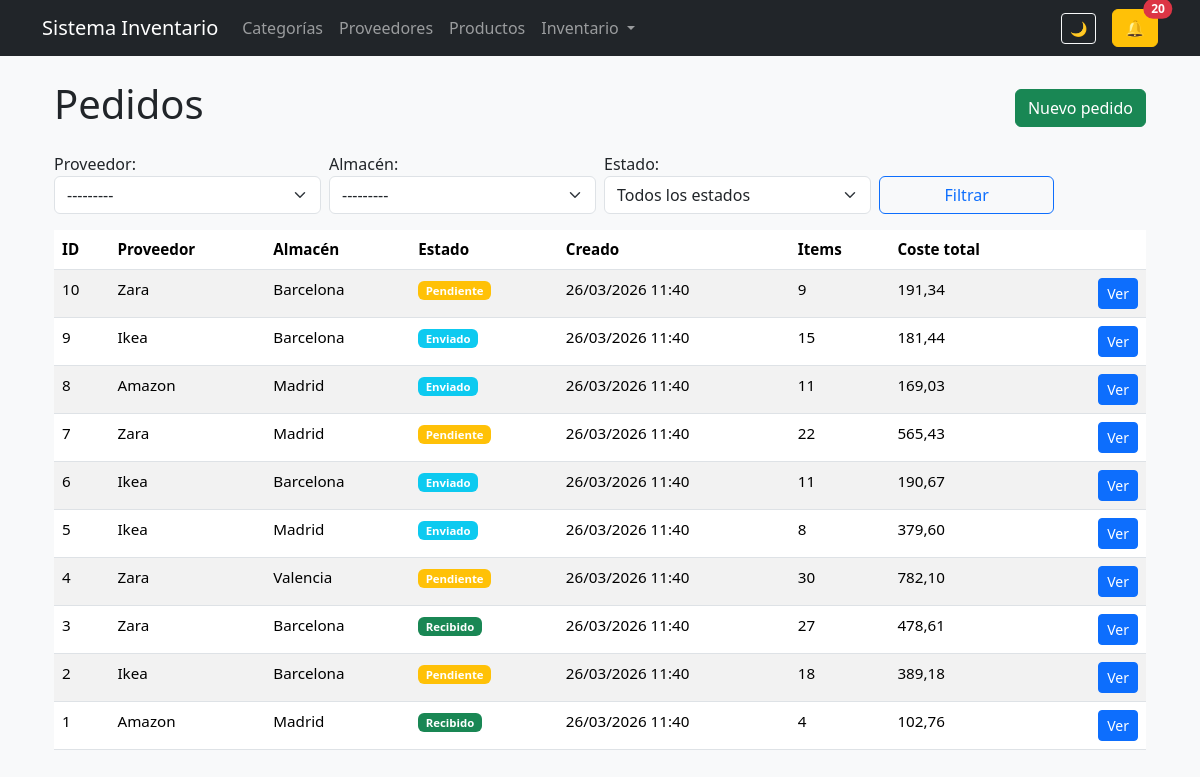
/inventory/orders/, run on the app's committed database.
### inventory/models/orders.py (models this page shows, shortened)
class Order(models.Model):
    STATUS_CHOICES = (
        ("pending", "Pendiente"),
        ("sent", "Enviado"),
        ("received", "Recibido"),
        ("cancelled", "Cancelado"),
        ("partially_received", "Parcialmente recibido"),
        ("backordered", "Backorder"),
    )
    supplier = models.ForeignKey(
        Supplier,
        on_delete=models.SET_NULL,
        null=True,
        related_name="orders",
    )
    location = models.ForeignKey(
        Location,
        on_delete=models.SET_NULL,
        null=True,
        related_name="orders",
    )
    status = models.CharField(max_length=20, choices=STATUS_CHOICES, default="pending")
    created_at = models.DateTimeField(auto_now_add=True)
    sent_at = models.DateTimeField(null=True, blank=True)
    received_at = models.DateTimeField(null=True, blank=True)
    estimated_arrival = models.DateField(null=True, blank=True)
    class Meta:
        ordering = ["-created_at"]
        verbose_name = "Order"
        verbose_name_plural = "Orders"
    @property
    def total_items(self):
        return sum(item.quantity for item in self.items.all())
    @property
    def total_cost(self):
        return sum(item.total_cost for item in self.items.all())

class OrderItem(models.Model):
    order = models.ForeignKey(
        Order,
        on_delete=models.CASCADE,
        related_name="items",
    )
    product = models.ForeignKey(
        Product,
        on_delete=models.SET_NULL,
        null=True,
        related_name="order_items",
    )
    quantity = models.PositiveIntegerField()
    cost_price = models.DecimalField(max_digits=10, decimal_places=2)
    class Meta:
        verbose_name = "Order Item"
        verbose_name_plural = "Order Items"
    @property
    def total_cost(self):
        return self.quantity * self.cost_price

### suppliers/models.py (models this page shows)
class Supplier(models.Model):
    name = models.CharField(max_length=150, db_index=True)
    contact_name = models.CharField(max_length=100, blank=True)
    email = models.EmailField(blank=True)
    phone = models.CharField(max_length=20, blank=True)
    address = models.TextField(blank=True)
    lead_time_days = models.PositiveIntegerField(default=0)
    default_order_quantity = models.PositiveIntegerField(default=0, blank=True)
    class Meta:
        ordering = ['name']
        verbose_name = "Supplier"
        verbose_name_plural = "Suppliers"
    def __str__(self):
        return self.name

### inventory/models/locations.py (models this page shows)
class Location(models.Model):
    name = models.CharField(max_length=150, unique=True)
    address = models.TextField(blank=True)
    is_active = models.BooleanField(default=True)
    class Meta:
        ordering = ["name"]
        verbose_name = "Location"
        verbose_name_plural = "Locations"
    def __str__(self):
        return self.name

### inventory/views/orders.py (the view, shortened to what this page needs)
def order_list(request):
    view = ListViewMixin()
    qs = Order.objects.select_related("supplier", "location").all()
    filter_form = OrderFilterForm(request.GET or None)
    page_obj = view.paginate_queryset(request, qs)
    context = {
        "orders": page_obj,
        "page_obj": page_obj,
        "filter_form": filter_form,
    }
    if view.is_htmx(request):
        return render(request, "inventory/orders/partials/table.html", context)
    return render(request, "inventory/orders/list.html", context)

### inventory/forms/orders.py
class OrderFilterForm(forms.Form):
    supplier = forms.ModelChoiceField(
        queryset=Supplier.objects.all(),
        required=False,
        widget=forms.Select(attrs={"class": "form-select select2"}),
        label="Proveedor",
    )
    location = forms.ModelChoiceField(
        queryset=Location.objects.all(),
        required=False,
        widget=forms.Select(attrs={"class": "form-select select2"}),
        label="Almacén",
    )
    status = forms.ChoiceField(
        required=False,
        choices=[("", "Todos los estados")] + list(Order.STATUS_CHOICES),
        widget=forms.Select(attrs={"class": "form-select"}),
        label="Estado",
    )

### inventory/utils/listing.py (called while the page is built)
    def paginate_queryset(self, request, queryset):
        paginator = Paginator(queryset, self.paginate_by)
        page_number = request.GET.get("page")
        page_obj = paginator.get_page(page_number)
        return page_obj

    def is_htmx(self, request):
        return request.headers.get("HX-Request")

### notifications/context_processors.py (called while the page is built)
def notifications_unread(request):
    return {
        "notifications_unread": Notification.objects.filter(seen=False).count()
    }

### inventory/templates/inventory/orders/list.html
{% extends "base.html" %}
{% block content %}
<div class="container mt-4">
    <div class="d-flex justify-content-between align-items-center mb-3">
        <h1>Pedidos</h1>
        <a href="{% url 'order_create' %}" class="btn btn-success">Nuevo pedido</a>
    </div>
    <form
        method="get"
        class="row g-2 mb-3"
        hx-get="{% url 'order_list' %}"
        hx-target="#orders-table"
        hx-push-url="true"
    >
        <div class="col-md-3">
            {{ filter_form.supplier.label_tag }}
            {{ filter_form.supplier }}
        </div>
        <div class="col-md-3">
            {{ filter_form.location.label_tag }}
            {{ filter_form.location }}
        </div>
        <div class="col-md-3">
            {{ filter_form.status.label_tag }}
            {{ filter_form.status }}
        </div>
        <div class="col-md-2 d-flex align-items-end">
            <button type="submit" class="btn btn-outline-primary w-100">Filtrar</button>
        </div>
    </form>
    <div id="orders-table">
        {% include "inventory/orders/partials/table.html" %}
    </div>
</div>
{% endblock %}

### inventory/templates/inventory/orders/partials/table.html (shortened to what this page needs)
<div id="orders-table">
<table class="table table-striped">
    <thead>
        <tr>
            <th>ID</th>
            <th>Proveedor</th>
            <th>Almacén</th>
            <th>Estado</th>
            <th>Creado</th>
            <th>Items</th>
            <th>Coste total</th>
            <th></th>
        </tr>
    </thead>
    <tbody>
        {% for order in orders %}
            <tr>
                <td>{{ order.id }}</td>
                <td>{{ order.supplier }}</td>
                <td>{{ order.location }}</td>
                <td>
                    {% if order.status == "pending" %}
                        <span class="badge bg-warning">Pendiente</span>
                    {% elif order.status == "sent" %}
                        <span class="badge bg-info">Enviado</span>
                    {% elif order.status == "received" %}
                        <span class="badge bg-success">Recibido</span>
                    {% elif order.status == "cancelled" %}
                        <span class="badge bg-danger">Cancelado</span>
                    {% elif order.status == "partially_received" %}
                        <span class="badge bg-primary">Parcialmente recibido</span>
                    {% elif order.status == "backordered" %}
                        <span class="badge bg-secondary">Backorder</span>
                    {% endif %}
                </td>
                <td>{{ order.created_at|date:"d/m/Y H:i" }}</td>
                <td>{{ order.total_items }}</td>
                <td>{{ order.total_cost }}</td>
                <td class="text-end">
                    <a href="{% url 'order_detail' order.id %}" class="btn btn-sm btn-primary">Ver</a>
                </td>
            </tr>
        {% empty %}
            <tr>
                <td colspan="8" class="text-center">No hay pedidos registrados.</td>
            </tr>
        {% endfor %}
    </tbody>
</table>
</div>

### static/css/core.css (style rules this page uses)
:root { --bg: #f8f9fa; --text: #212529; --card: #ffffff; --border: #dee2e6; }
body { background: var(--bg); color: var(--text); transition: background .25s ease, color .25s ease; }
.table { font-size: 0.95rem; }
input, select { background: var(--card); color: var(--text); border: 1px solid var(--border); }

### dashboard/static/dashboard/css/dashboard.css (style rules this page uses)
:root { --section-bg: #ffffff; --sub-bg: #414040; --sub-text: #fafafa; }

### data on the page
Order: id "10", supplier "Zara", location "Barcelona", status "Pendiente", created_at "26/03/2026 11:40", total_items "9", total_cost "191,34"
Order: id "9", supplier "Ikea", location "Barcelona", status "Enviado", created_at "26/03/2026 11:40", total_items "15", total_cost "181,44"
Order: id "8", supplier "Amazon", location "Madrid", status "Enviado", created_at "26/03/2026 11:40", total_items "11", total_cost "169,03"
Order: id "7", supplier "Zara", location "Madrid", status "Pendiente", created_at "26/03/2026 11:40", total_items "22", total_cost "565,43"
Order: id "6", supplier "Ikea", location "Barcelona", status "Enviado", created_at "26/03/2026 11:40", total_items "11", total_cost "190,67"
Order: id "5", supplier "Ikea", location "Madrid", status "Enviado", created_at "26/03/2026 11:40", total_items "8", total_cost "379,60"
Order: id "4", supplier "Zara", location "Valencia", status "Pendiente", created_at "26/03/2026 11:40", total_items "30", total_cost "782,10"
Order: id "3", supplier "Zara", location "Barcelona", status "Recibido", created_at "26/03/2026 11:40", total_items "27", total_cost "478,61"
Order: id "2", supplier "Ikea", location "Barcelona", status "Pendiente", created_at "26/03/2026 11:40", total_items "18", total_cost "389,18"
Order: id "1", supplier "Amazon", location "Madrid", status "Recibido", created_at "26/03/2026 11:40", total_items "4", total_cost "102,76"

### other printed values
{{ unread }} "20"
{{ filter_form.supplier.label_tag }} "Proveedor:"
{{ filter_form.location.label_tag }} "Almacén:"
{{ filter_form.status.label_tag }} "Estado:"
